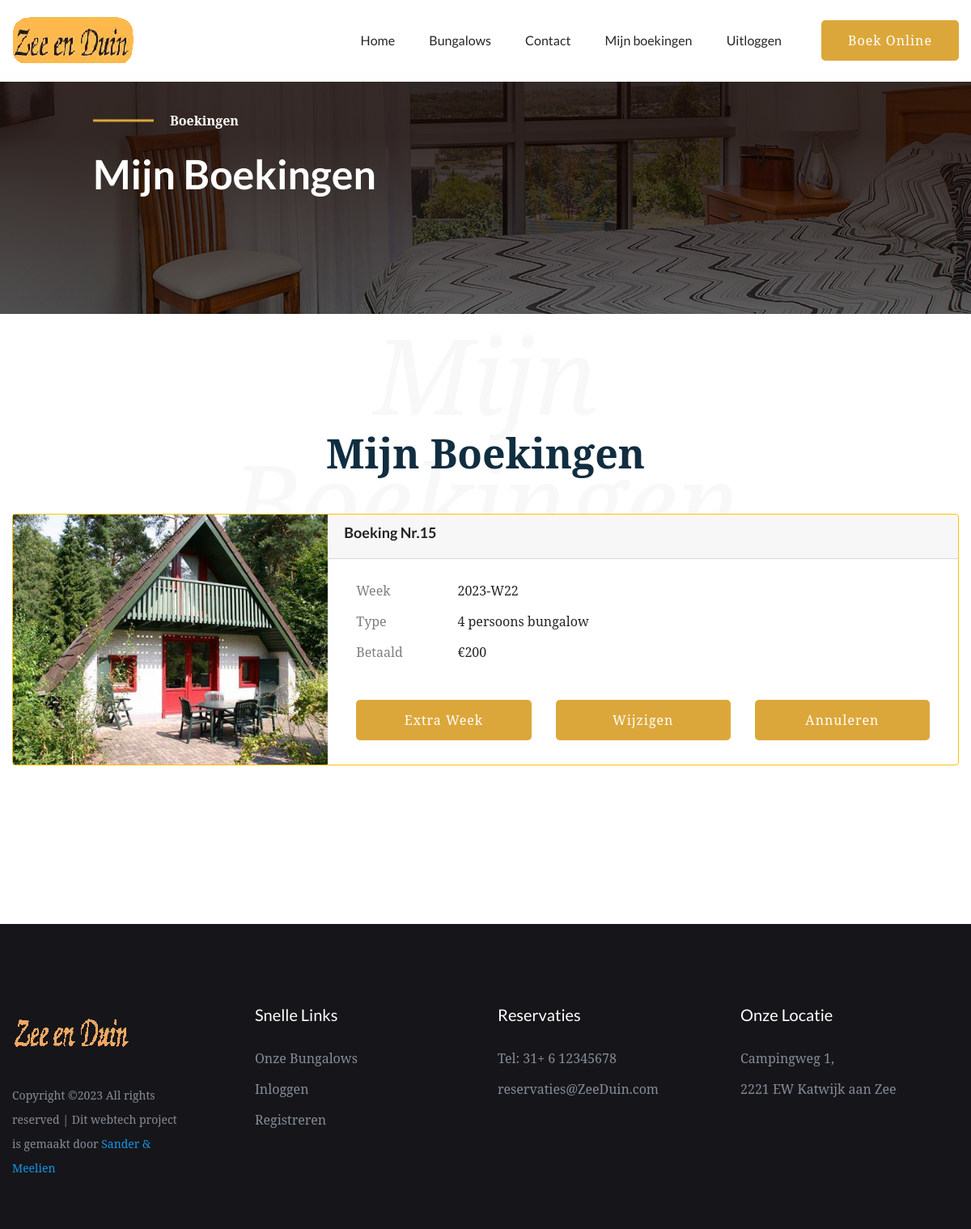
/boekingen (signed in), run on an earlier commit of the app's database.
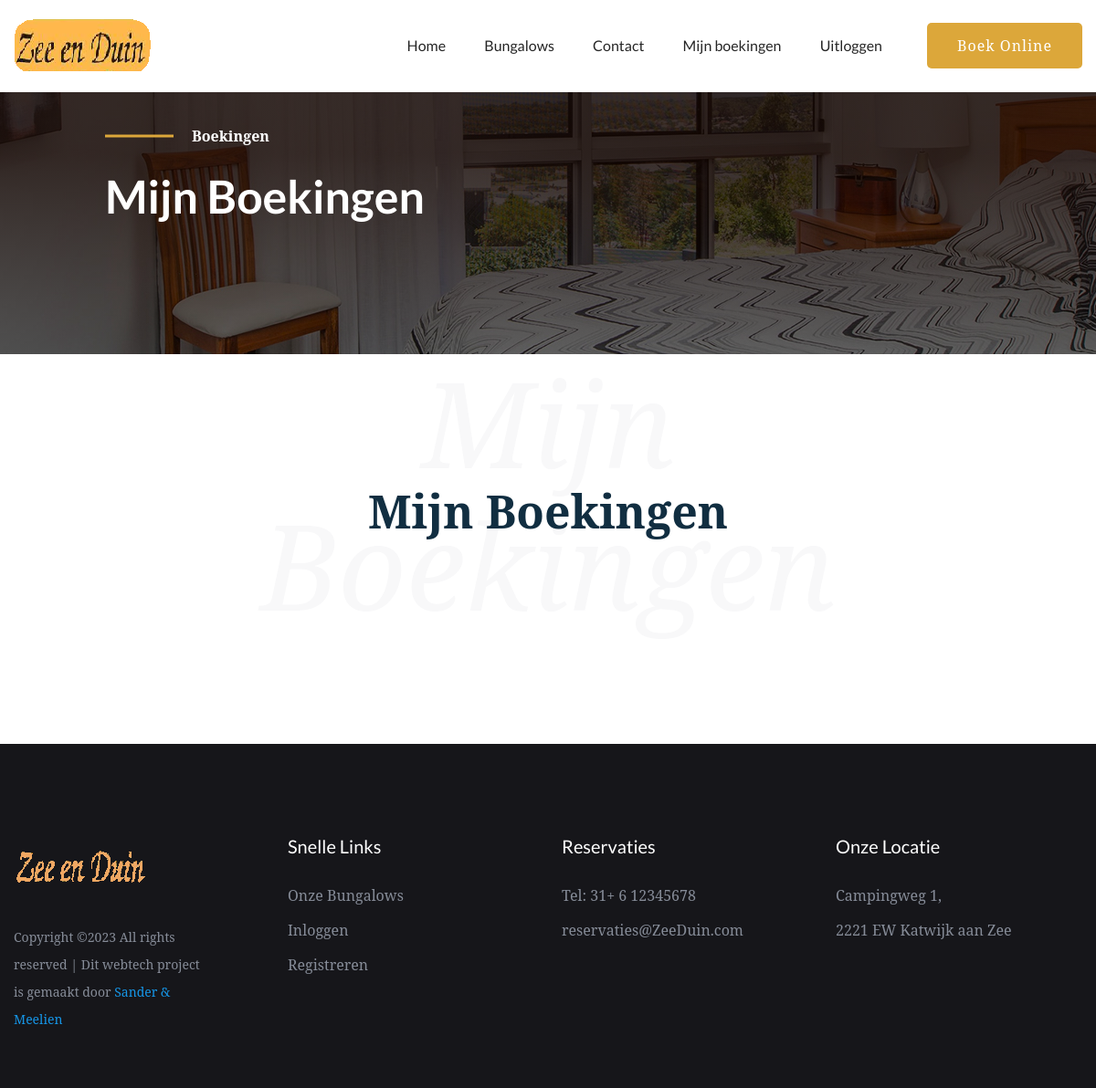
And on a later commit of the database.
### website2/models.py (models this page shows)
class Boekingen(db.Model):
    __tablename__ = 'bookings'
    id = db.Column(db.Integer, primary_key=True)
    week = db.Column(db.Integer, nullable=False) # Not NULL
    customer_id = db.Column(db.Integer, db.ForeignKey('customer.id')) # Foreign key?
    bungalow_id = db.Column(db.Integer, db.ForeignKey('bungalow.id')) # Foreign key?

class Bungalow(db.Model):
    __tablename__ = 'bungalow'
    id = db.Column(db.Integer, primary_key=True)
    name = db.Column(db.Text, nullable = False)
    size = db.Column(db.Integer, nullable = False)
    price = db.Column(db.Integer, nullable = False)
    bookings = db.relationship('Boekingen', backref='bungalow', uselist=False)

### website2/auth.py (the view)
@auth.route('/boekingen')
@login_required
def boekingen():
    results = db.session.execute(db.select(Boekingen, Bungalow)
                                 .filter(Boekingen.bungalow_id == Bungalow.id)
                                 .filter(Boekingen.customer_id == current_user.id)).scalars()
    return render_template("mijnboekingen.html", user=current_user, boekingen=results)

### website2/__init__.py (called while the page is built)
def create_app():
    app = Flask(__name__)
    app.config['SECRET_KEY'] = 'geheimesleutel'
    app.config['SQLALCHEMY_DATABASE_URI'] = f'sqlite:///{DB_NAME}'
    db.init_app(app)
    from .views import views
    from .auth import auth
    app.register_blueprint(views, url_prefix='/')
    app.register_blueprint(auth, url_prefix='/')
    from .models import Klant, Boekingen, Bungalow
    login_manager = LoginManager()
    login_manager.login_view = 'auth.login'
    login_manager.init_app(app)
    @login_manager.user_loader
    def load_klant(id):
        return Klant.query.get(int(id))
    with app.app_context():
        db.create_all()
    return app

### website2/templates/mijnboekingen.html (shortened to what this page needs)
{% extends "base.html" %}
{% block content %}
        <link rel="stylesheet" href="../static/assets/css/bootstrap.min.css">
        <link rel="stylesheet" href="../static/assets/css/owl.carousel.min.css">
        <link rel="stylesheet" href="../static/assets/css/gijgo.css">
        <link rel="stylesheet" href="../static/assets/css/slicknav.css">
        <link rel="stylesheet" href="../static/assets/css/animate.min.css">
        <link rel="stylesheet" href="../static/assets/css/magnific-popup.css">
        <link rel="stylesheet" href="../static/assets/css/fontawesome-all.min.css">
        <link rel="stylesheet" href="../static/assets/css/themify-icons.css">
        <link rel="stylesheet" href="../static/assets/css/themify-icons.css">
        <link rel="stylesheet" href="../static/assets/css/slick.css">
        <link rel="stylesheet" href="../static/assets/css/nice-select.css">
        <link rel="stylesheet" href="../static/assets/css/style.css">
        <link rel="stylesheet" href="../static/assets/css/responsive.css">
   </head>
   <body>
    <div id="preloader-active">
        <div class="preloader d-flex align-items-center justify-content-center">
            <div class="preloader-inner position-relative">
                <div class="preloader-img pere-text">
                    <strong>Boekingen</b>
                </div>
            </div>
        </div>
    </div>
    <main>
        <div class="slider-area">
            <div class="single-slider hero-overly slider-height2 d-flex align-items-center" data-background="../static/assets/img/hero/aboutpage_hero.jpg" >
                <div class="container">
                    <div class="row ">
                        <div class="col-md-11 offset-xl-1 offset-lg-1 offset-md-1">
                            <div class="hero-caption">
                                <span>Boekingen</span>
                                <h2>Mijn Boekingen</h2>
                            </div>
                        </div>
                    </div>
                </div>
            </div>
        </div>
        <section class="room-area r-padding1">
            <div class="container">
                <div class="row justify-content-center">
                    <div class="col-xl-8">
                        <div class="font-back-tittle mb-45">
                            <div class="archivment-front">
                                <h3>Mijn Boekingen</h3>
                            </div>
                            <h3 class="archivment-back">Mijn Boekingen</h3>
                        </div>
                    </div>
                </div>
                {% for boeking in boekingen %}
                <div class="card border-warning mb-3" style="max-width: full-screen;">
                    <div class="row no-gutters">
                      <div class="col-md-4 ">
                        {% if boeking.bungalow.id == 1 %}
                        <img src="../static/boekingcss/img/boeking4.jpg" class="float" alt="image4" height="309.25" width="389">
                        {% elif boeking.bungalow.id == 2 %}
                        <img src="../static/boekingcss/img/boeking6.jpg" class="float" alt="image4" height="309.25" width="389">
                        {% elif boeking.bungalow.id == 3 %}
                        <img src="../static/boekingcss/img/boeking8.jpg" class="float" alt="image4" height="309.25" width="389">
                        {% endif %}
                      </div>
                      <div class="col-md-8">
                        <div class="card-header "><h4><b>Boeking Nr.{{ boeking.id }}</b></h4>
                        </div>
                        <div class="card-body">
                            <div class="container">
                                <div class="mb-3 row ">
                                    <label for="staticEmail" class="col-sm-2 col-form-label">Week</label>
                                    <div class="col-sm-10">
                                      <input type="text" readonly class="form-control-plaintext" id="staticEmail" value="{{ boeking.week }}">
                                    </div>
                                    <label for="staticEmail" class="col-sm-2 col-form-label">Type</label>
                                    <div class="col-sm-10">
                                      <input type="text" readonly class="form-control-plaintext" id="staticEmail" value="{{ boeking.bungalow.size }} persoons bungalow">
                                    </div>
                                    <label for="staticEmail" class="col-sm-2 col-form-label">Betaald</label>
                                    <div class="col-sm-10">
                                      <input type="text" readonly class="form-control-plaintext" id="staticEmail" value="€{{ boeking.bungalow.price }}">
                                    </div>
                                </div>
                                <br>
                                <div class="row">
                                    <div class="col-4">
                                        <div class="header-btn">
                                            {% if boeking.bungalow.id == 1 %}
                                            <a href="/bungalow/1" class="btn btn1 d-none d-lg-block ">Extra week</a>
                                            {% elif boeking.bungalow.id == 2 %}
                                            <a href="/bungalow/2" class="btn btn1 d-none d-lg-block ">Extra week</a>
                                            {% elif boeking.bungalow.id == 3 %}
                                            <a href="/bungalow/3" class="btn btn1 d-none d-lg-block ">Extra week</a>
                                            {% endif %}
                                        </div>
                                    </div>
                                    <div class="col-4">
                                        <div class="header-btn">
                                            <a.text-nowrap type="button" class="btn btn1 d-none d-lg-block" >Wijzigen</a>
                                        </div>
                                    </div>
                                    <div class="col-4">
                                        <div class="header-btn">
                                        <a class="btn btn1 d-none d-lg-block" href="{{ url_for('auth.delete_pl', id=boeking.id) }}">Annuleren</a>
                                    </div>
                                </div>
                                </div>
                            </div>
                        </div>
                      </div>
                    </div>
                  </div>
                  {% endfor %}
        </section>
    </body>
{% endblock %}

### website2/templates/base.html (shortened to what this page needs)
<!doctype html>
<html class="no-js" lang="zxx">
<head>
</head>
<body>
<header>
    <div class="fixed-top">
        <div class="navbar-white bg-white">
            <div class="header-area header-sticky">
                <div class="main-header ">
                    <div class="container">
                        <div class="row align-items-center">
                            <div class="col-xl-2 col-lg-2">
                                <div class="logo">
                                <a href="/"><img src="../static/assets/img/logo/logo.png" alt=""></a>
                                </div>
                            </div>
                        <div class="col-xl-8 col-lg-8">
                                <div class="main-menu f-right d-none d-lg-block">
                                    <nav>
                                        <ul id="navigation">
                                            <li><a href="/">Home</a></li>
                                            <li><a href="/bungalows">Bungalows</a></li>
                                            <li><a href="#contact">Contact</a></li>
                                            {% if current_user.is_authenticated %}
                                            <li><a href="/boekingen">Mijn boekingen</a></li>
                                            <li><a href="/logout">Uitloggen</a></li>
                                            {% endif %}
                                        </ul>
                                    </nav>
                                </div>
                            </div>
                            <div class="col-xl-2 col-lg-2">
                                <div class="header-btn">
                                    <a href="/bungalows" class="btn btn1 d-none d-lg-block ">Boek Online</a>
                                </div>
                            </div>
                            <div class="col-12">
                            </div>
                        </div>
                    </div>
                </div>
            </div>
        </div>
    </div>
</header>
{% block content %}
{% endblock %}
<div id= "contact" class="footer-area black-bg footer-padding">
    <div class="container">
        <div class="row d-flex justify-content-between">
            <div class="col-xl-3 col-lg-3 col-md-4 col-sm-6">
               <div class="single-footer-caption mb-30">
                  <div class="footer-logo">
                    <a href="/"><img src="../static/assets/img/logo/logo2.png" alt=""></a>
                  </div>
                  <div class="footer-pera">
                       <p>
Copyright &copy;<script>document.write(new Date().getFullYear());</script> All rights reserved | Dit webtech project is gemaakt door <a href="https://colorlib.com" target="_blank">Sander & Meelien</a>
</p>
                  </div>
               </div>
            </div>
            <div class="col-xl-3 col-lg-3 col-md-3 col-sm-5">
                <div class="single-footer-caption mb-30">
                    <div class="footer-tittle">
                        <h4>Snelle Links</h4>
                        <ul>
                            <li><a href="/rooms">Onze Bungalows</a></li>
                            <li><a href="/login">Inloggen</a></li>
                            <li><a href="/register">Registreren</a></li>
                        </ul>
                    </div>
                </div>
            </div>
            <div class="col-xl-3 col-lg-3 col-md-3 col-sm-3">
                <div class="single-footer-caption mb-30">
                    <div class="footer-tittle">
                        <h4>Reservaties</h4>
                        <ul>
                            <li><a href="https://web.whatsapp.com/">Tel: 31+ 6 12345678</a></li>
                            <li><a href="outlook.office.com">reservaties@ZeeDuin.com</a></li>
                        </ul>
                    </div>
                </div>
            </div>
            <div class="col-xl-3 col-lg-3 col-md-4  col-sm-5">
                <div class="single-footer-caption mb-30">
                    <div class="footer-tittle">
                        <h4>Onze Locatie</h4>
                        <ul>
                            <li><a href="https://goo.gl/maps/4o4eazKUDx2Xw54S6">Campingweg 1,</a></li>
                            <li><a href="https://goo.gl/maps/ZzdzSdYAud5MXzWb9">2221 EW Katwijk aan Zee</a></li>
                        </ul>
                    </div>
                </div>
            </div>
        </div>
    </div>
</div>
</body>

What changed in the data, as far as the page shows it:
removed Boekingen: id "15", week "2023-W22", bungalow.size "4 persoons bungalow", bungalow.price "€200"
